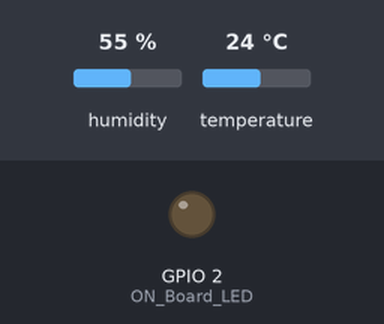
This sketch was run on a simulated ESP8266 (NodeMCU). Parts: output pins drawn as LEDs (lit = HIGH). The inputs (shaded band) are chosen by the test bench; at power-on: humidity 55 %, temperature 24 °C. WiFi joins after 1.5 s; servers stay silent unless stated; uploads are accepted with an empty reply; what the sketch prints to the serial monitor is not drawn.

Above: at 0.0 s.
At 2.3 s:
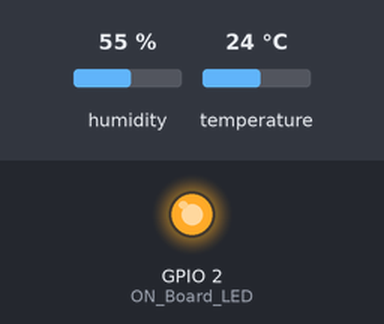
Timing chart, 0 to 3.8 s (numbered marks = the images above):
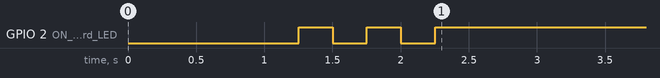

The sketch:

DHT_google_sheet.ino
```cpp
#include <ESP8266WiFi.h>
#include <WiFiClientSecure.h>
#include "DHT.h"

#define DHTTYPE DHT11 //--> Defines the type of DHT sensor used (DHT11, DHT21, and DHT22), in this project the sensor used is DHT11.
const int DHTPin = 5; //--> The pin used for the DHT11 sensor is Pin D1 = GPIO5
DHT dht(DHTPin, DHTTYPE); //--> Initialize DHT sensor, DHT dht(Pin_used, Type_of_DHT_Sensor);

#define ON_Board_LED 2  //--> Defining an On Board LED, used for indicators when the process of connecting to a wifi router

#define PRINTLN  Serial.println
#define PRINT  Serial.print

const char* ssid = "msh"; //--> Your wifi name or SSID.
const char* password = "12345678"; //--> Your wifi password.
//----------------------------------------Host & httpsPort
const char* host = "script.google.com";
const int httpsPort = 443;
//----------------------------------------
WiFiClientSecure client; //--> Create a WiFiClientSecure object.
String GAS_ID = "AKfycbxHh28h3r6oUi4zQPAXPKJJwxAaDHsAP6KPHBe9E1uuVhm3Yxt-ycayzX7gJADEEUQG"; //--> spreadsheet script ID

//============================================================================== void setup
void setup() {
  // put your setup code here, to run once:
  Serial.begin(115200);
  delay(500);

  dht.begin();  //--> Start reading DHT11 sensors
  delay(500);

  WiFi.begin(ssid, password); //--> Connect to your WiFi router
  PRINTLN("");

  pinMode(ON_Board_LED,OUTPUT); //--> On Board LED port Direction output
  digitalWrite(ON_Board_LED, HIGH); //--> Turn off Led On Board

  //----------------------------------------Wait for connection
  PRINT("Connecting");
  while (WiFi.status() != WL_CONNECTED) {
    PRINT(".");
    //----------------------------------------Make the On Board Flashing LED on the process of connecting to the wifi router.
    digitalWrite(ON_Board_LED, LOW);
    delay(250);
    digitalWrite(ON_Board_LED, HIGH);
    delay(250);
    //----------------------------------------
  }
  //----------------------------------------
  digitalWrite(ON_Board_LED, HIGH); //--> Turn off the On Board LED when it is connected to the wifi router.
  //----------------------------------------If successfully connected to the wifi router, the IP Address that will be visited is displayed in the serial monitor
  PRINTLN("");
  PRINT("Successfully connected to : ");
  PRINTLN(ssid);
  PRINT("IP address: ");
  PRINTLN(WiFi.localIP());
  PRINTLN();
  //----------------------------------------

  client.setInsecure();
}
//==============================================================================
//============================================================================== void loop
void loop() {
  // Reading temperature or humidity takes about 250 milliseconds!
  // Sensor readings may also be up to 2 seconds 'old' (its a very slow sensor)
  int h = dht.readHumidity();
  // Read temperature as Celsius (the default)
  float t = dht.readTemperature();

  // Check if any reads failed and exit early (to try again).
  if (isnan(h) || isnan(t)) {
    PRINTLN("Failed to read from DHT sensor !");
    delay(500);
    return;
  }
  String Temp = "Temperature : " + String(t) + " °C";
  String Humi = "Humidity : " + String(h) + " %";
  PRINTLN(Temp);
  PRINTLN(Humi);

  sendData(t, h); //--> Calls the sendData Subroutine
}
//==============================================================================
//============================================================================== void sendData
// Subroutine for sending data to Google Sheets
void sendData(float tem, int hum) {
  PRINTLN("==========");
  PRINT("connecting to ");
  PRINTLN(host);

  //----------------------------------------Connect to Google host
  if (!client.connect(host, httpsPort)) {
    PRINTLN("connection failed");
    return;
  }
  //----------------------------------------

  //----------------------------------------Processing data and sending data
  String string_temperature =  String(tem);
  // String string_temperature =  String(tem, DEC);
  String string_humidity =  String(hum, DEC);
  String url = "/macros/s/" + GAS_ID + "/exec?temperature=" + string_temperature + "&humidity=" + string_humidity;
  PRINT("requesting URL: ");
  PRINTLN(url);

  client.print(String("GET ") + url + " HTTP/1.1\r\n" +
         "Host: " + host + "\r\n" +
         "User-Agent: BuildFailureDetectorESP8266\r\n" +
         "Connection: close\r\n\r\n");

  PRINTLN("request sent");
  //----------------------------------------

  //----------------------------------------Checking whether the data was sent successfully or not
  while (client.connected()) {
    String line = client.readStringUntil('\n');
    if (line == "\r") {
      PRINTLN("headers received");
      break;
    }
  }
  String line = client.readStringUntil('\n');
  if (line.startsWith("{\"state\":\"success\"")) {
    PRINTLN("esp8266/Arduino CI successfull!");
  } else {
    PRINTLN("esp8266/Arduino CI has failed");
  }
  PRINT("reply was : ");
  PRINTLN(line);
  PRINTLN("closing connection");
  PRINTLN("==========");
  PRINTLN();
  //----------------------------------------
}
//==============================================================================
```
